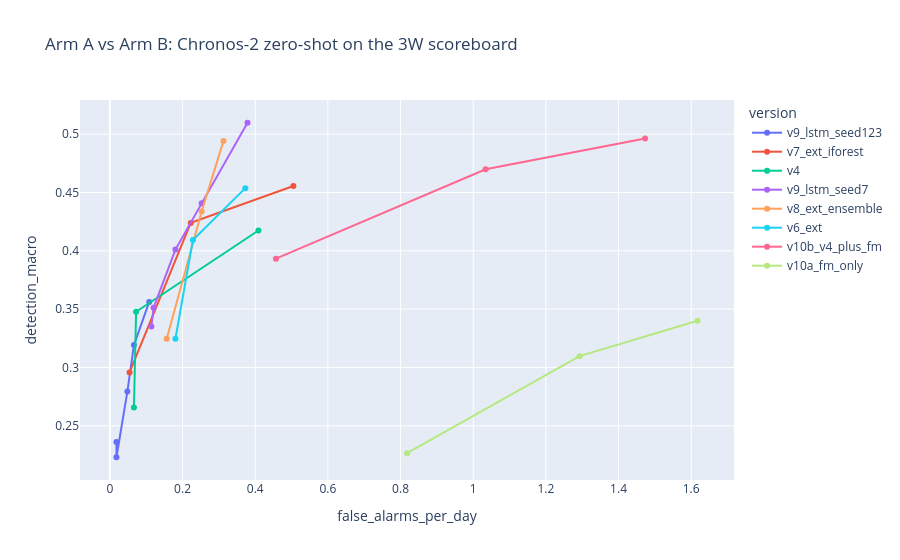

The cell this chart's notebook holds for it:
### Markdown cell above
# Phase 5: Arm B, Time-Series Foundation Model on 3W

**Model:** Amazon Chronos-2 (120M parameters), used zero-shot: no training on 3W and no labels.
**Score:** forecast surprise per sensor = |actual − median| ÷ 10–90% band width, forecasting 5 minutes ahead from 2 hours of history (computed on a free Colab T4).
**Evaluation:** the same leave-one-well-out scoreboard as Phase 4 (per-well baselines, no-future rule, macro detection vs false alarms per well per day).

**Questions**
1. Can zero-shot Chronos-2 alone (v10a) match the engineered Arm A detectors?
2. Does adding it to Arm A's features (v10b) move the curve up?

### Code cell
from pathlib import Path
import pandas as pd
import plotly.express as px

ROOT = Path.cwd().parent if Path.cwd().name == "notebooks" else Path.cwd()
R = ROOT / "reports"

curves = pd.concat([
    pd.read_parquet(R / "3w_sweep_v3_vs_v4.parquet").query("features == 'v4'").assign(version="v4"),
    pd.read_parquet(R / "3w_sweep_v6.parquet").assign(version=lambda d: d["config"]),
    pd.read_parquet(R / "3w_sweep_v7.parquet").assign(version="v7_ext_iforest"),
    pd.read_parquet(R / "3w_sweep_v8.parquet").assign(version="v8_ext_ensemble"),
    pd.read_parquet(R / "3w_sweep_v9_ext_lstm_s7.parquet").assign(version="v9_lstm_seed7"),
    pd.read_parquet(R / "3w_sweep_v9_ext_lstm_s123.parquet").assign(version="v9_lstm_seed123"),
    pd.read_parquet(R / "3w_sweep_v10.parquet").assign(version=lambda d: d["config"]),
])

keep = ["v4", "v6_ext", "v7_ext_iforest", "v8_ext_ensemble", "v9_lstm_seed7", "v9_lstm_seed123",
        "v10a_fm_only", "v10b_v4_plus_fm"]
px.line(curves[curves["version"].isin(keep)].sort_values("false_alarms_per_day"),
        x="false_alarms_per_day", y="detection_macro", color="version", markers=True,
        title="Arm A vs Arm B: Chronos-2 zero-shot on the 3W scoreboard").show()

### Figure 1 — Plotly figure (JSON) as saved in the notebook; plotly's stock layout.template omitted (floating-point values rounded to 4 significant figures)
{"data": [{"hovertemplate": "version=v9_lstm_seed123<br>false_alarms_per_day=%{x}<br>detection_macro=%{y}<extra></extra>", "legendgroup": "v9_lstm_seed123", "line": {"color": "#636efa", "dash": "solid"}, "marker": {"symbol": "circle"}, "mode": "lines+markers", "name": "v9_lstm_seed123", "orientation": "v", "showlegend": true, "type": "scatter", "x": [0.01804, 0.01804, 0.0481, 0.06614, 0.1082], "xaxis": "x", "y": [0.236, 0.223, 0.2793, 0.3192, 0.3562], "yaxis": "y"}, {"hovertemplate": "version=v7_ext_iforest<br>false_alarms_per_day=%{x}<br>detection_macro=%{y}<extra></extra>", "legendgroup": "v7_ext_iforest", "line": {"color": "#EF553B", "dash": "solid"}, "marker": {"symbol": "circle"}, "mode": "lines+markers", "name": "v7_ext_iforest", "orientation": "v", "showlegend": true, "type": "scatter", "x": [0.05411, 0.2225, 0.5051], "xaxis": "x", "y": [0.2958, 0.4239, 0.4556], "yaxis": "y"}, {"hovertemplate": "version=v4<br>false_alarms_per_day=%{x}<br>detection_macro=%{y}<extra></extra>", "legendgroup": "v4", "line": {"color": "#00cc96", "dash": "solid"}, "marker": {"symbol": "circle"}, "mode": "lines+markers", "name": "v4", "orientation": "v", "showlegend": true, "type": "scatter", "x": [0.06614, 0.07215, 0.4089], "xaxis": "x", "y": [0.2656, 0.3478, 0.4174], "yaxis": "y"}, {"hovertemplate": "version=v9_lstm_seed7<br>false_alarms_per_day=%{x}<br>detection_macro=%{y}<extra></extra>", "legendgroup": "v9_lstm_seed7", "line": {"color": "#ab63fa", "dash": "solid"}, "marker": {"symbol": "circle"}, "mode": "lines+markers", "name": "v9_lstm_seed7", "orientation": "v", "showlegend": true, "type": "scatter", "x": [0.1142, 0.1203, 0.1804, 0.2525, 0.3788], "xaxis": "x", "y": [0.3351, 0.3513, 0.4011, 0.4407, 0.5098], "yaxis": "y"}, {"hovertemplate": "version=v8_ext_ensemble<br>false_alarms_per_day=%{x}<br>detection_macro=%{y}<extra></extra>", "legendgroup": "v8_ext_ensemble", "line": {"color": "#FFA15A", "dash": "solid"}, "marker": {"symbol": "circle"}, "mode": "lines+markers", "name": "v8_ext_ensemble", "orientation": "v", "showlegend": true, "type": "scatter", "x": [0.1563, 0.2525, 0.3127], "xaxis": "x", "y": [0.3246, 0.4337, 0.4942], "yaxis": "y"}, {"hovertemplate": "version=v6_ext<br>false_alarms_per_day=%{x}<br>detection_macro=%{y}<extra></extra>", "legendgroup": "v6_ext", "line": {"color": "#19d3f3", "dash": "solid"}, "marker": {"symbol": "circle"}, "mode": "lines+markers", "name": "v6_ext", "orientation": "v", "showlegend": true, "type": "scatter", "x": [0.1804, 0.2285, 0.3728], "xaxis": "x", "y": [0.3246, 0.4092, 0.4537], "yaxis": "y"}, {"hovertemplate": "version=v10b_v4_plus_fm<br>false_alarms_per_day=%{x}<br>detection_macro=%{y}<extra></extra>", "legendgroup": "v10b_v4_plus_fm", "line": {"color": "#FF6692", "dash": "solid"}, "marker": {"symbol": "circle"}, "mode": "lines+markers", "name": "v10b_v4_plus_fm", "orientation": "v", "showlegend": true, "type": "scatter", "x": [0.457, 1.034, 1.473], "xaxis": "x", "y": [0.3933, 0.47, 0.4964], "yaxis": "y"}, {"hovertemplate": "version=v10a_fm_only<br>false_alarms_per_day=%{x}<br>detection_macro=%{y}<extra></extra>", "legendgroup": "v10a_fm_only", "line": {"color": "#B6E880", "dash": "solid"}, "marker": {"symbol": "circle"}, "mode": "lines+markers", "name": "v10a_fm_only", "orientation": "v", "showlegend": true, "type": "scatter", "x": [0.8177, 1.293, 1.617], "xaxis": "x", "y": [0.2265, 0.3097, 0.3401], "yaxis": "y"}], "layout": {"legend": {"title": {"text": "version"}, "tracegroupgap": 0}, "title": {"text": "Arm A vs Arm B: Chronos-2 zero-shot on the 3W scoreboard"}, "xaxis": {"anchor": "y", "domain": [0, 1], "title": {"text": "false_alarms_per_day"}}, "yaxis": {"anchor": "x", "domain": [0, 1], "title": {"text": "detection_macro"}}}}
